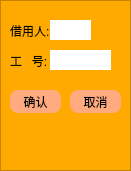
         <widget class="QFrame" name="frame_3">
          <property name="geometry">
           <rect>
            <x>700</x>
            <y>160</y>
            <width>131</width>
            <height>171</height>
           </rect>
          </property>
          <property name="styleSheet">
           <string notr="true">
color: rgb(255, 255, 255);
background-color: rgb(255, 170, 0);</string>
          </property>
          <property name="frameShape">
           <enum>QFrame::StyledPanel</enum>
          </property>
          <property name="frameShadow">
           <enum>QFrame::Raised</enum>
          </property>
          <widget class="QLabel" name="label_32">
           <property name="geometry">
            <rect>
             <x>10</x>
             <y>20</y>
             <width>41</width>
             <height>21</height>
            </rect>
           </property>
           <property name="styleSheet">
            <string notr="true">color: rgb(0, 0, 0);</string>
           </property>
           <property name="text">
            <string>借用人:</string>
           </property>
          </widget>
          <widget class="QLineEdit" name="lineEdit_9">
           <property name="geometry">
            <rect>
             <x>50</x>
             <y>20</y>
             <width>41</width>
             <height>20</height>
            </rect>
           </property>
           <property name="styleSheet">
            <string notr="true">border:none;
color: rgb(0, 0, 0);
background-color: rgb(255, 255, 255);</string>
           </property>
           <property name="text">
            <string/>
           </property>
          </widget>
          <widget class="QLabel" name="label_63">
           <property name="geometry">
            <rect>
             <x>10</x>
             <y>50</y>
             <width>41</width>
             <height>21</height>
            </rect>
           </property>
           <property name="styleSheet">
            <string notr="true">color: rgb(0, 0, 0);</string>
           </property>
           <property name="text">
            <string>工   号:</string>
           </property>
          </widget>
          <widget class="QLineEdit" name="lineEdit_10">
           <property name="geometry">
            <rect>
             <x>50</x>
             <y>50</y>
             <width>61</width>
             <height>20</height>
            </rect>
           </property>
           <property name="styleSheet">
            <string notr="true">border:none;
color: rgb(0, 0, 0);
background-color: rgb(255, 255, 255);</string>
           </property>
           <property name="text">
            <string/>
           </property>
          </widget>
          <widget class="QLabel" name="label_96">
           <property name="geometry">
            <rect>
             <x>20</x>
             <y>130</y>
             <width>91</width>
             <height>20</height>
            </rect>
           </property>
           <property name="styleSheet">
            <string notr="true">color: rgb(0, 0, 0);</string>
           </property>
           <property name="text">
            <string/>
           </property>
          </widget>
          <widget class="QPushButton" name="pushButton_28">
           <property name="geometry">
            <rect>
             <x>10</x>
             <y>90</y>
             <width>51</width>
             <height>23</height>
            </rect>
           </property>
           <property name="styleSheet">
            <string notr="true">#pushButton_28{
	background-color: rgb(255, 170, 127);



color: rgb(0,0,0);
border-radius:8px;}
#pushButton_28:hover{
	color: rgb(255,255,255);

}
</string>
           </property>
           <property name="text">
            <string>确认</string>
           </property>
          </widget>
          <widget class="QPushButton" name="pushButton_34">
           <property name="geometry">
            <rect>
             <x>70</x>
             <y>90</y>
             <width>51</width>
             <height>23</height>
            </rect>
           </property>
           <property name="styleSheet">
            <string notr="true">#pushButton_34{
	background-color: rgb(255, 170, 127);



color: rgb(0,0,0);
border-radius:8px;}
#pushButton_34:hover{
	color: rgb(255,255,255);

}</string>
           </property>
           <property name="text">
            <string>取消</string>
           </property>
          </widget>
         </widget>
